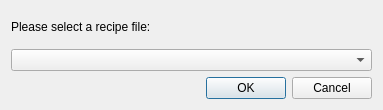
<?xml version="1.0" encoding="UTF-8"?>
<ui version="4.0">
 <class>RecipeSelectUI</class>
 <widget class="QWidget" name="RecipeSelectUI">
  <property name="geometry">
   <rect>
    <x>0</x>
    <y>0</y>
    <width>383</width>
    <height>110</height>
   </rect>
  </property>
  <property name="windowTitle">
   <string>Form</string>
  </property>
  <layout class="QVBoxLayout" name="verticalLayout">
   <item>
    <widget class="QLabel" name="label">
     <property name="text">
      <string>Please select a recipe file:</string>
     </property>
    </widget>
   </item>
   <item>
    <widget class="QComboBox" name="comboBox"/>
   </item>
   <item>
    <widget class="QDialogButtonBox" name="buttonBox">
     <property name="standardButtons">
      <set>QDialogButtonBox::StandardButton::Cancel|QDialogButtonBox::StandardButton::Ok</set>
     </property>
    </widget>
   </item>
  </layout>
 </widget>
 <resources/>
 <connections/>
</ui>
